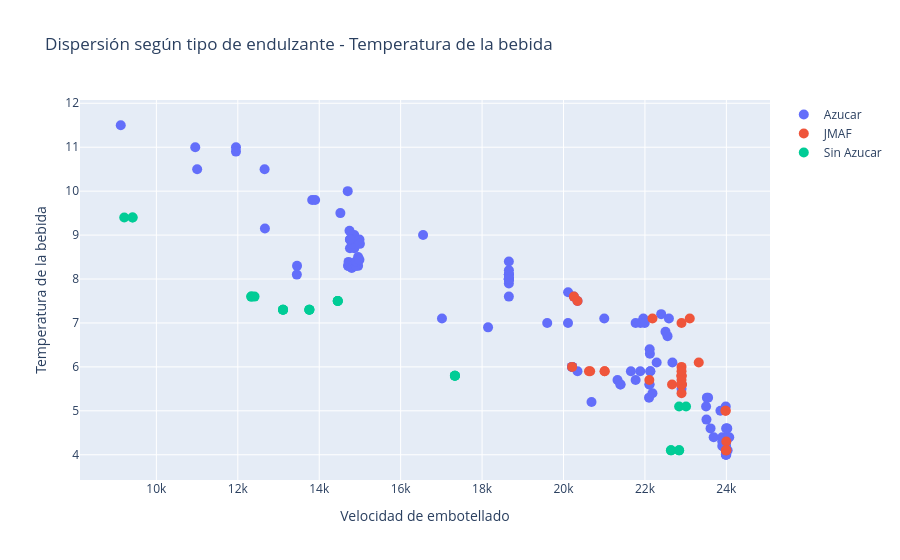
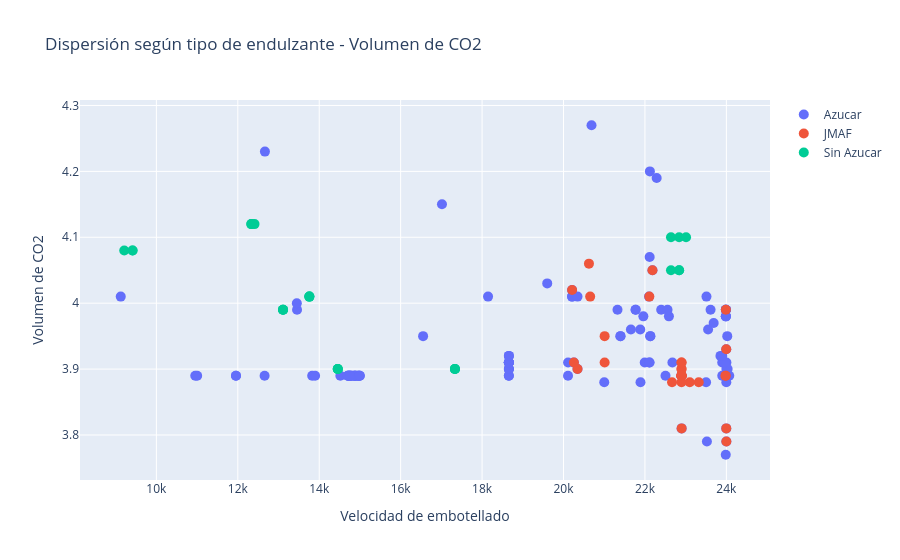

Write notebook code for charts like these, in order.
### Markdown cell above
### Interpretación

En el gráfico anterior, podemos ver que existe una relación entre la velocidad de embotellado, la temperatura de la bebida y el volumen de CO2: mientras más baja es la temperatura y los valores de CO2, más alta es la velocidad de llenado.

Esto se debe a dos posibles factores:

Solubilidad del CO2: El dióxido de carbono (CO2) es más soluble en líquidos a temperaturas más bajas. A temperaturas más bajas, el CO2 permanece disuelto en la bebida, lo que reduce la formación de burbujas y, por lo tanto, minimiza el espumado. Esto permite una mayor velocidad de llenado sin el riesgo de derrames.

Presión interna: A temperaturas más bajas, la presión interna dentro de la botella es menor, lo que facilita un llenado más rápido. A temperaturas más altas, la presión interna aumenta, lo que puede provocar un espumado excesivo y, por lo tanto, requiere una velocidad de llenado más lenta para evitar problemas.

### Code cell
# ==========================================================
# Dispersión según tipo de endulzante
# ==========================================================

y_variables = [
    "Temp Carbo",
    "Volumen CO2",
    "O2 ing carbo"
]

y_titles = [
    "Temperatura de la bebida",
    "Volumen de CO2",
    "O2 disuelto"
]

file_names = [
    "03_01_dispersion_temperatura_endulzante",
    "03_02_dispersion_volumen_CO2_endulzante",
    "03_03_dispersion_O2_endulzante"
]


for y_var, y_title, file_name in zip(
    y_variables,
    y_titles,
    file_names
):

    fig = go.Figure()

    # Azúcar
    fig.add_trace(
        go.Scatter(
            x=df_ConAzucar["Vel_llenado _botellas/ horas"],
            y=df_ConAzucar[y_var],
            mode="markers",
            name="Azucar",
            marker=dict(size=10)
        )
    )

    # JMAF
    fig.add_trace(
        go.Scatter(
            x=df_jmaf["Vel_llenado _botellas/ horas"],
            y=df_jmaf[y_var],
            mode="markers",
            name="JMAF",
            marker=dict(size=10)
        )
    )

    # Sin azúcar
    fig.add_trace(
        go.Scatter(
            x=df_SinAzucar["Vel_llenado _botellas/ horas"],
            y=df_SinAzucar[y_var],
            mode="markers",
            name="Sin Azucar",
            marker=dict(size=10)
        )
    )

    # Configuración del gráfico
    fig.update_layout(
        title=f"Dispersión según tipo de endulzante - {y_title}",
        xaxis_title="Velocidad de embotellado",
        yaxis_title=y_title,
    )

    # Mostrar
    fig.show()

    # Guardar HTML + PNG
    save_plotly_figure(
        fig,
        file_name
    )

### Figure 1 — Plotly figure (JSON) as saved in the notebook; plotly's stock layout.template omitted (floating-point values rounded to 4 significant figures)
{"data": [{"marker": {"size": 10}, "mode": "markers", "name": "Azucar", "type": "scatter", "x": [9125, 13455, 13450, 18658, 21326, 22101, 22185, 22899, 23502, 24000, 23998, 21001, 20255, 20344, 22897, 23997, 23988, 21399, 21655, 20211, 22901, 23522, 23985, 22288, 22122, 22116, 19600, 22399, 21961, 22675, 23551, 18147, 17015, 12666, 20688, 23511, 23612, 23688, 23898, 24001, 24022, 24001, 24071, 24015, 24031, 23855, 23999, 23999, 23958, 23899, 23899, 21891, 22589, 20113, 16551, 21995, 14877, 21771, 22111, 22132, 20111, 22555, 22505, 21399, 21885, 20211, 20211, 20344, 23988, 23988, 23988, 23988, 23988, 18658, 18657, 18655, 18658, 18658, 18658, 18657, 18658, 18658, 18657, 18659, 18658, 14755, 14755, 14955, 14955, 14861, 14861, 14744, 10955, 11002, 14712, 14712, 14519, 13827, 14720, 21771, 22111, 22132, 23988, 14700, 12658, 11955, 11955, 13899, 14799, 14799, 14899, 14900, 14988, 14988, 14755, 14999], "y": [11.5, 8.3, 8.1, 8.4, 5.7, 5.3, 5.4, 5.5, 5.1, 4.1, 4.3, 7.1, 7.6, 7.5, 5.6, 4.1, 4.1, 5.6, 5.9, 6.0, 5.6, 5.3, 5.1, 6.1, 6.3, 6.4, 7.0, 7.2, 7.1, 6.1, 5.3, 6.9, 7.1, 9.15, 5.2, 4.8, 4.6, 4.4, 4.4, 4.4, 4.6, 4.6, 4.4, 4.4, 4.1, 5.0, 4.6, 4.0, 4.2, 4.2, 4.3, 7.0, 7.1, 7.7, 9.0, 7.0, 8.3, 7.0, 5.6, 5.9, 7.0, 6.7, 6.8, 5.6, 5.9, 6.0, 6.0, 5.9, 4.1, 4.0, 4.0, 4.1, 4.2, 8.0, 8.0, 8.0, 7.9, 8.1, 7.6, 8.0, 8.1, 7.99, 8.1, 8.2, 8.0, 8.9, 8.7, 8.3, 8.5, 8.7, 9.0, 9.1, 11.0, 10.5, 8.3, 8.3, 9.5, 9.8, 8.39, 5.7, 5.6, 5.9, 4.2, 10.0, 10.5, 11.0, 10.9, 9.8, 8.8, 8.25, 8.3, 8.4, 8.9, 8.44, 8.9, 8.8]}, {"marker": {"size": 10}, "mode": "markers", "name": "JMAF", "type": "scatter", "x": [21010, 21010, 22666, 22108, 23985, 20211, 20655, 20625, 22901, 22185, 22899, 23322, 24000, 23977, 23998, 23101, 20255, 20344, 22897, 23997, 23988, 22899, 22899, 22899, 22899, 22899, 22899, 22899, 22899, 22899, 22899], "y": [5.9, 5.9, 5.6, 5.7, 5.0, 6.0, 5.9, 5.9, 5.6, 7.1, 7.0, 6.1, 4.1, 5.0, 4.3, 7.1, 7.6, 7.5, 5.6, 4.1, 4.1, 5.6, 5.6, 5.6, 5.8, 5.8, 5.7, 5.8, 6.0, 5.9, 5.4]}, {"marker": {"size": 10}, "mode": "markers", "name": "Sin Azucar", "type": "scatter", "x": [22640, 22640, 12332, 14455, 13758, 13111, 17333, 9211, 22840, 22840, 12332, 14455, 13758, 13111, 17333, 9415, 22840, 23010, 12411, 14455, 13758, 13111, 17333, 9415], "y": [4.1, 4.1, 7.6, 7.5, 7.3, 7.3, 5.8, 9.4, 4.1, 4.1, 7.6, 7.5, 7.3, 7.3, 5.8, 9.4, 5.1, 5.1, 7.6, 7.5, 7.3, 7.3, 5.8, 9.4]}], "layout": {"title": {"text": "Dispersión según tipo de endulzante - Temperatura de la bebida"}, "xaxis": {"title": {"text": "Velocidad de embotellado"}}, "yaxis": {"title": {"text": "Temperatura de la bebida"}}}}

### Figure 2 — Plotly figure (JSON) as saved in the notebook; plotly's stock layout.template omitted (floating-point values rounded to 4 significant figures)
{"data": [{"marker": {"size": 10}, "mode": "markers", "name": "Azucar", "type": "scatter", "x": [9125, 13455, 13450, 18658, 21326, 22101, 22185, 22899, 23502, 24000, 23998, 21001, 20255, 20344, 22897, 23997, 23988, 21399, 21655, 20211, 22901, 23522, 23985, 22288, 22122, 22116, 19600, 22399, 21961, 22675, 23551, 18147, 17015, 12666, 20688, 23511, 23612, 23688, 23898, 24001, 24022, 24001, 24071, 24015, 24031, 23855, 23999, 23999, 23958, 23899, 23899, 21891, 22589, 20113, 16551, 21995, 14877, 21771, 22111, 22132, 20111, 22555, 22505, 21399, 21885, 20211, 20211, 20344, 23988, 23988, 23988, 23988, 23988, 18658, 18657, 18655, 18658, 18658, 18658, 18657, 18658, 18658, 18657, 18659, 18658, 14755, 14755, 14955, 14955, 14861, 14861, 14744, 10955, 11002, 14712, 14712, 14519, 13827, 14720, 21771, 22111, 22132, 23988, 14700, 12658, 11955, 11955, 13899, 14799, 14799, 14899, 14900, 14988, 14988, 14755, 14999], "y": [4.01, 3.99, 4.0, 3.91, 3.99, 4.01, 4.05, 3.89, 3.88, 3.79, 3.81, 3.88, 3.91, 3.9, 3.89, 3.93, 3.99, 3.95, 3.96, 4.01, 3.81, 3.79, 3.77, 4.19, 4.2, 4.07, 4.03, 3.99, 3.98, 3.91, 3.96, 4.01, 4.15, 4.23, 4.27, 4.01, 3.99, 3.97, 3.91, 3.9, 3.95, 3.91, 3.89, 3.89, 3.9, 3.92, 3.88, 3.89, 3.91, 3.92, 3.89, 3.88, 3.98, 3.91, 3.95, 3.91, 3.89, 3.99, 3.91, 3.95, 3.89, 3.99, 3.89, 3.95, 3.96, 4.01, 4.02, 4.01, 3.99, 3.99, 3.98, 3.99, 3.98, 3.91, 3.91, 3.91, 3.9, 3.9, 3.89, 3.89, 3.9, 3.91, 3.91, 3.92, 3.92, 3.89, 3.89, 3.89, 3.89, 3.89, 3.89, 3.89, 3.89, 3.89, 3.89, 3.89, 3.89, 3.89, 3.89, 3.99, 3.91, 3.95, 3.98, 3.89, 3.89, 3.89, 3.89, 3.89, 3.89, 3.89, 3.89, 3.89, 3.89, 3.89, 3.89, 3.89]}, {"marker": {"size": 10}, "mode": "markers", "name": "JMAF", "type": "scatter", "x": [21010, 21010, 22666, 22108, 23985, 20211, 20655, 20625, 22901, 22185, 22899, 23322, 24000, 23977, 23998, 23101, 20255, 20344, 22897, 23997, 23988, 22899, 22899, 22899, 22899, 22899, 22899, 22899, 22899, 22899, 22899], "y": [3.91, 3.95, 3.88, 4.01, 3.89, 4.02, 4.01, 4.06, 3.81, 4.05, 3.89, 3.88, 3.79, 3.89, 3.81, 3.88, 3.91, 3.9, 3.89, 3.93, 3.99, 3.89, 3.89, 3.89, 3.9, 3.89, 3.91, 3.9, 3.88, 3.89, 3.91]}, {"marker": {"size": 10}, "mode": "markers", "name": "Sin Azucar", "type": "scatter", "x": [22640, 22640, 12332, 14455, 13758, 13111, 17333, 9211, 22840, 22840, 12332, 14455, 13758, 13111, 17333, 9415, 22840, 23010, 12411, 14455, 13758, 13111, 17333, 9415], "y": [4.05, 4.1, 4.12, 3.9, 4.01, 3.99, 3.9, 4.08, 4.05, 4.1, 4.12, 3.9, 4.01, 3.99, 3.9, 4.08, 4.05, 4.1, 4.12, 3.9, 4.01, 3.99, 3.9, 4.08]}], "layout": {"title": {"text": "Dispersión según tipo de endulzante - Volumen de CO2"}, "xaxis": {"title": {"text": "Velocidad de embotellado"}}, "yaxis": {"title": {"text": "Volumen de CO2"}}}}
